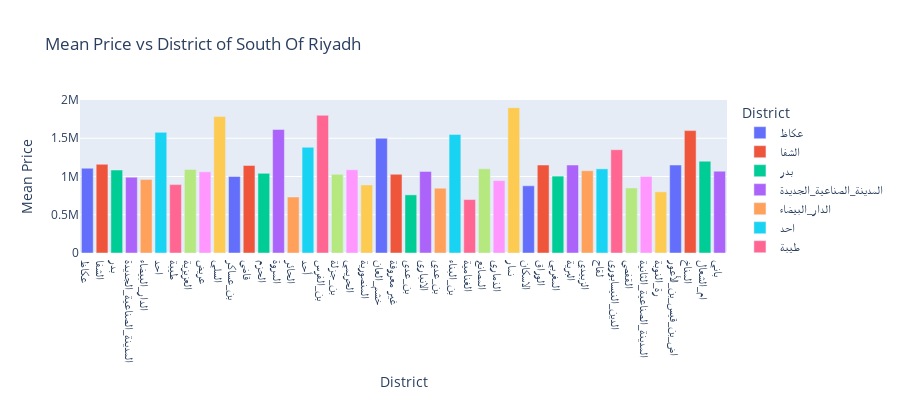

The notebook cell saved with this chart:
### Code cell
fig = px.bar(df_p, x='District', y='Mean Price',
             hover_data=['District', 'Mean Price'], color='District',
             title= 'Mean Price vs District of South Of Riyadh', height=400)
fig.show()

### Figure 1 — Plotly figure (JSON) as saved in the notebook; plotly's stock layout.template omitted (floating-point values rounded to 4 significant figures)
{"data": [{"alignmentgroup": "True", "hovertemplate": "District=%{x}<br>Mean Price=%{y}<extra></extra>", "legendgroup": "عكاظ", "marker": {"color": "#636efa", "pattern": {"shape": ""}}, "name": "عكاظ", "offsetgroup": "عكاظ", "orientation": "v", "showlegend": true, "textposition": "auto", "type": "bar", "x": ["عكاظ"], "xaxis": "x", "y": [1108000.0], "yaxis": "y"}, {"alignmentgroup": "True", "hovertemplate": "District=%{x}<br>Mean Price=%{y}<extra></extra>", "legendgroup": "الشفا", "marker": {"color": "#EF553B", "pattern": {"shape": ""}}, "name": "الشفا", "offsetgroup": "الشفا", "orientation": "v", "showlegend": true, "textposition": "auto", "type": "bar", "x": ["الشفا"], "xaxis": "x", "y": [1159000.0], "yaxis": "y"}, {"alignmentgroup": "True", "hovertemplate": "District=%{x}<br>Mean Price=%{y}<extra></extra>", "legendgroup": "بدر", "marker": {"color": "#00cc96", "pattern": {"shape": ""}}, "name": "بدر", "offsetgroup": "بدر", "orientation": "v", "showlegend": true, "textposition": "auto", "type": "bar", "x": ["بدر"], "xaxis": "x", "y": [1085000.0], "yaxis": "y"}, {"alignmentgroup": "True", "hovertemplate": "District=%{x}<br>Mean Price=%{y}<extra></extra>", "legendgroup": "المدينة_الصناعية_الجديدة", "marker": {"color": "#ab63fa", "pattern": {"shape": ""}}, "name": "المدينة_الصناعية_الجديدة", "offsetgroup": "المدينة_الصناعية_الجديدة", "orientation": "v", "showlegend": true, "textposition": "auto", "type": "bar", "x": ["المدينة_الصناعية_الجديدة"], "xaxis": "x", "y": [991700.0], "yaxis": "y"}, {"alignmentgroup": "True", "hovertemplate": "District=%{x}<br>Mean Price=%{y}<extra></extra>", "legendgroup": "الدار_البيضاء", "marker": {"color": "#FFA15A", "pattern": {"shape": ""}}, "name": "الدار_البيضاء", "offsetgroup": "الدار_البيضاء", "orientation": "v", "showlegend": true, "textposition": "auto", "type": "bar", "x": ["الدار_البيضاء"], "xaxis": "x", "y": [959900.0], "yaxis": "y"}, {"alignmentgroup": "True", "hovertemplate": "District=%{x}<br>Mean Price=%{y}<extra></extra>", "legendgroup": "احد", "marker": {"color": "#19d3f3", "pattern": {"shape": ""}}, "name": "احد", "offsetgroup": "احد", "orientation": "v", "showlegend": true, "textposition": "auto", "type": "bar", "x": ["احد"], "xaxis": "x", "y": [1577000.0], "yaxis": "y"}, {"alignmentgroup": "True", "hovertemplate": "District=%{x}<br>Mean Price=%{y}<extra></extra>", "legendgroup": "طيبة", "marker": {"color": "#FF6692", "pattern": {"shape": ""}}, "name": "طيبة", "offsetgroup": "طيبة", "orientation": "v", "showlegend": true, "textposition": "auto", "type": "bar", "x": ["طيبة"], "xaxis": "x", "y": [894100.0], "yaxis": "y"}, {"alignmentgroup": "True", "hovertemplate": "District=%{x}<br>Mean Price=%{y}<extra></extra>", "legendgroup": "العزيزية", "marker": {"color": "#B6E880", "pattern": {"shape": ""}}, "name": "العزيزية", "offsetgroup": "العزيزية", "orientation": "v", "showlegend": true, "textposition": "auto", "type": "bar", "x": ["العزيزية"], "xaxis": "x", "y": [1092000.0], "yaxis": "y"}, {"alignmentgroup": "True", "hovertemplate": "District=%{x}<br>Mean Price=%{y}<extra></extra>", "legendgroup": "عريض", "marker": {"color": "#FF97FF", "pattern": {"shape": ""}}, "name": "عريض", "offsetgroup": "عريض", "orientation": "v", "showlegend": true, "textposition": "auto", "type": "bar", "x": ["عريض"], "xaxis": "x", "y": [1062000.0], "yaxis": "y"}, {"alignmentgroup": "True", "hovertemplate": "District=%{x}<br>Mean Price=%{y}<extra></extra>", "legendgroup": "السلي", "marker": {"color": "#FECB52", "pattern": {"shape": ""}}, "name": "السلي", "offsetgroup": "السلي", "orientation": "v", "showlegend": true, "textposition": "auto", "type": "bar", "x": ["السلي"], "xaxis": "x", "y": [1783000.0], "yaxis": "y"}, {"alignmentgroup": "True", "hovertemplate": "District=%{x}<br>Mean Price=%{y}<extra></extra>", "legendgroup": "بن_عساكر", "marker": {"color": "#636efa", "pattern": {"shape": ""}}, "name": "بن_عساكر", "offsetgroup": "بن_عساكر", "orientation": "v", "showlegend": true, "textposition": "auto", "type": "bar", "x": ["بن_عساكر"], "xaxis": "x", "y": [1000100], "yaxis": "y"}, {"alignmentgroup": "True", "hovertemplate": "District=%{x}<br>Mean Price=%{y}<extra></extra>", "legendgroup": "قاضي", "marker": {"color": "#EF553B", "pattern": {"shape": ""}}, "name": "قاضي", "offsetgroup": "قاضي", "orientation": "v", "showlegend": true, "textposition": "auto", "type": "bar", "x": ["قاضي"], "xaxis": "x", "y": [1144000.0], "yaxis": "y"}, {"alignmentgroup": "True", "hovertemplate": "District=%{x}<br>Mean Price=%{y}<extra></extra>", "legendgroup": "الحزم", "marker": {"color": "#00cc96", "pattern": {"shape": ""}}, "name": "الحزم", "offsetgroup": "الحزم", "orientation": "v", "showlegend": true, "textposition": "auto", "type": "bar", "x": ["الحزم"], "xaxis": "x", "y": [1041500], "yaxis": "y"}, {"alignmentgroup": "True", "hovertemplate": "District=%{x}<br>Mean Price=%{y}<extra></extra>", "legendgroup": "المروة", "marker": {"color": "#ab63fa", "pattern": {"shape": ""}}, "name": "المروة", "offsetgroup": "المروة", "orientation": "v", "showlegend": true, "textposition": "auto", "type": "bar", "x": ["المروة"], "xaxis": "x", "y": [1614000.0], "yaxis": "y"}, {"alignmentgroup": "True", "hovertemplate": "District=%{x}<br>Mean Price=%{y}<extra></extra>", "legendgroup": "الحائر", "marker": {"color": "#FFA15A", "pattern": {"shape": ""}}, "name": "الحائر", "offsetgroup": "الحائر", "orientation": "v", "showlegend": true, "textposition": "auto", "type": "bar", "x": ["الحائر"], "xaxis": "x", "y": [732000], "yaxis": "y"}, {"alignmentgroup": "True", "hovertemplate": "District=%{x}<br>Mean Price=%{y}<extra></extra>", "legendgroup": "أحد", "marker": {"color": "#19d3f3", "pattern": {"shape": ""}}, "name": "أحد", "offsetgroup": "أحد", "orientation": "v", "showlegend": true, "textposition": "auto", "type": "bar", "x": ["أحد"], "xaxis": "x", "y": [1382000.0], "yaxis": "y"}, {"alignmentgroup": "True", "hovertemplate": "District=%{x}<br>Mean Price=%{y}<extra></extra>", "legendgroup": "بن_الفرس", "marker": {"color": "#FF6692", "pattern": {"shape": ""}}, "name": "بن_الفرس", "offsetgroup": "بن_الفرس", "orientation": "v", "showlegend": true, "textposition": "auto", "type": "bar", "x": ["بن_الفرس"], "xaxis": "x", "y": [1800000], "yaxis": "y"}, {"alignmentgroup": "True", "hovertemplate": "District=%{x}<br>Mean Price=%{y}<extra></extra>", "legendgroup": "بن_جزلة", "marker": {"color": "#B6E880", "pattern": {"shape": ""}}, "name": "بن_جزلة", "offsetgroup": "بن_جزلة", "orientation": "v", "showlegend": true, "textposition": "auto", "type": "bar", "x": ["بن_جزلة"], "xaxis": "x", "y": [1029000.0], "yaxis": "y"}, {"alignmentgroup": "True", "hovertemplate": "District=%{x}<br>Mean Price=%{y}<extra></extra>", "legendgroup": "الحريمي", "marker": {"color": "#FF97FF", "pattern": {"shape": ""}}, "name": "الحريمي", "offsetgroup": "الحريمي", "orientation": "v", "showlegend": true, "textposition": "auto", "type": "bar", "x": ["الحريمي"], "xaxis": "x", "y": [1088000], "yaxis": "y"}, {"alignmentgroup": "True", "hovertemplate": "District=%{x}<br>Mean Price=%{y}<extra></extra>", "legendgroup": "المنصورية", "marker": {"color": "#FECB52", "pattern": {"shape": ""}}, "name": "المنصورية", "offsetgroup": "المنصورية", "orientation": "v", "showlegend": true, "textposition": "auto", "type": "bar", "x": ["المنصورية"], "xaxis": "x", "y": [890500.0], "yaxis": "y"}, {"alignmentgroup": "True", "hovertemplate": "District=%{x}<br>Mean Price=%{y}<extra></extra>", "legendgroup": "خشم_العان", "marker": {"color": "#636efa", "pattern": {"shape": ""}}, "name": "خشم_العان", "offsetgroup": "خشم_العان", "orientation": "v", "showlegend": true, "textposition": "auto", "type": "bar", "x": ["خشم_العان"], "xaxis": "x", "y": [1500000], "yaxis": "y"}, {"alignmentgroup": "True", "hovertemplate": "District=%{x}<br>Mean Price=%{y}<extra></extra>", "legendgroup": "غير معروفة", "marker": {"color": "#EF553B", "pattern": {"shape": ""}}, "name": "غير معروفة", "offsetgroup": "غير معروفة", "orientation": "v", "showlegend": true, "textposition": "auto", "type": "bar", "x": ["غير معروفة"], "xaxis": "x", "y": [1029000.0], "yaxis": "y"}, {"alignmentgroup": "True", "hovertemplate": "District=%{x}<br>Mean Price=%{y}<extra></extra>", "legendgroup": "بن_عدى", "marker": {"color": "#00cc96", "pattern": {"shape": ""}}, "name": "بن_عدى", "offsetgroup": "بن_عدى", "orientation": "v", "showlegend": true, "textposition": "auto", "type": "bar", "x": ["بن_عدى"], "xaxis": "x", "y": [760000], "yaxis": "y"}, {"alignmentgroup": "True", "hovertemplate": "District=%{x}<br>Mean Price=%{y}<extra></extra>", "legendgroup": "الانباري", "marker": {"color": "#ab63fa", "pattern": {"shape": ""}}, "name": "الانباري", "offsetgroup": "الانباري", "orientation": "v", "showlegend": true, "textposition": "auto", "type": "bar", "x": ["الانباري"], "xaxis": "x", "y": [1067000.0], "yaxis": "y"}, {"alignmentgroup": "True", "hovertemplate": "District=%{x}<br>Mean Price=%{y}<extra></extra>", "legendgroup": "بن_عدي", "marker": {"color": "#FFA15A", "pattern": {"shape": ""}}, "name": "بن_عدي", "offsetgroup": "بن_عدي", "orientation": "v", "showlegend": true, "textposition": "auto", "type": "bar", "x": ["بن_عدي"], "xaxis": "x", "y": [848000], "yaxis": "y"}, {"alignmentgroup": "True", "hovertemplate": "District=%{x}<br>Mean Price=%{y}<extra></extra>", "legendgroup": "بن_البناء", "marker": {"color": "#19d3f3", "pattern": {"shape": ""}}, "name": "بن_البناء", "offsetgroup": "بن_البناء", "orientation": "v", "showlegend": true, "textposition": "auto", "type": "bar", "x": ["بن_البناء"], "xaxis": "x", "y": [1550000], "yaxis": "y"}, {"alignmentgroup": "True", "hovertemplate": "District=%{x}<br>Mean Price=%{y}<extra></extra>", "legendgroup": "الغنامية", "marker": {"color": "#FF6692", "pattern": {"shape": ""}}, "name": "الغنامية", "offsetgroup": "الغنامية", "orientation": "v", "showlegend": true, "textposition": "auto", "type": "bar", "x": ["الغنامية"], "xaxis": "x", "y": [698500.0], "yaxis": "y"}, {"alignmentgroup": "True", "hovertemplate": "District=%{x}<br>Mean Price=%{y}<extra></extra>", "legendgroup": "المصانع", "marker": {"color": "#B6E880", "pattern": {"shape": ""}}, "name": "المصانع", "offsetgroup": "المصانع", "orientation": "v", "showlegend": true, "textposition": "auto", "type": "bar", "x": ["المصانع"], "xaxis": "x", "y": [1100000], "yaxis": "y"}, {"alignmentgroup": "True", "hovertemplate": "District=%{x}<br>Mean Price=%{y}<extra></extra>", "legendgroup": "الذماري", "marker": {"color": "#FF97FF", "pattern": {"shape": ""}}, "name": "الذماري", "offsetgroup": "الذماري", "orientation": "v", "showlegend": true, "textposition": "auto", "type": "bar", "x": ["الذماري"], "xaxis": "x", "y": [946700.0], "yaxis": "y"}, {"alignmentgroup": "True", "hovertemplate": "District=%{x}<br>Mean Price=%{y}<extra></extra>", "legendgroup": "نمار", "marker": {"color": "#FECB52", "pattern": {"shape": ""}}, "name": "نمار", "offsetgroup": "نمار", "orientation": "v", "showlegend": true, "textposition": "auto", "type": "bar", "x": ["نمار"], "xaxis": "x", "y": [1900000], "yaxis": "y"}, {"alignmentgroup": "True", "hovertemplate": "District=%{x}<br>Mean Price=%{y}<extra></extra>", "legendgroup": "الاسكان", "marker": {"color": "#636efa", "pattern": {"shape": ""}}, "name": "الاسكان", "offsetgroup": "الاسكان", "orientation": "v", "showlegend": true, "textposition": "auto", "type": "bar", "x": ["الاسكان"], "xaxis": "x", "y": [878300.0], "yaxis": "y"}, {"alignmentgroup": "True", "hovertemplate": "District=%{x}<br>Mean Price=%{y}<extra></extra>", "legendgroup": "الوراق", "marker": {"color": "#EF553B", "pattern": {"shape": ""}}, "name": "الوراق", "offsetgroup": "الوراق", "orientation": "v", "showlegend": true, "textposition": "auto", "type": "bar", "x": ["الوراق"], "xaxis": "x", "y": [1150000], "yaxis": "y"}, {"alignmentgroup": "True", "hovertemplate": "District=%{x}<br>Mean Price=%{y}<extra></extra>", "legendgroup": "المغربي", "marker": {"color": "#00cc96", "pattern": {"shape": ""}}, "name": "المغربي", "offsetgroup": "المغربي", "orientation": "v", "showlegend": true, "textposition": "auto", "type": "bar", "x": ["المغربي"], "xaxis": "x", "y": [1005000], "yaxis": "y"}, {"alignmentgroup": "True", "hovertemplate": "District=%{x}<br>Mean Price=%{y}<extra></extra>", "legendgroup": "البرية", "marker": {"color": "#ab63fa", "pattern": {"shape": ""}}, "name": "البرية", "offsetgroup": "البرية", "orientation": "v", "showlegend": true, "textposition": "auto", "type": "bar", "x": ["البرية"], "xaxis": "x", "y": [1150000], "yaxis": "y"}, {"alignmentgroup": "True", "hovertemplate": "District=%{x}<br>Mean Price=%{y}<extra></extra>", "legendgroup": "الزبيدي", "marker": {"color": "#FFA15A", "pattern": {"shape": ""}}, "name": "الزبيدي", "offsetgroup": "الزبيدي", "orientation": "v", "showlegend": true, "textposition": "auto", "type": "bar", "x": ["الزبيدي"], "xaxis": "x", "y": [1075000], "yaxis": "y"}, {"alignmentgroup": "True", "hovertemplate": "District=%{x}<br>Mean Price=%{y}<extra></extra>", "legendgroup": "لقاح", "marker": {"color": "#19d3f3", "pattern": {"shape": ""}}, "name": "لقاح", "offsetgroup": "لقاح", "orientation": "v", "showlegend": true, "textposition": "auto", "type": "bar", "x": ["لقاح"], "xaxis": "x", "y": [1100000], "yaxis": "y"}, {"alignmentgroup": "True", "hovertemplate": "District=%{x}<br>Mean Price=%{y}<extra></extra>", "legendgroup": "الدين_النيسابوري", "marker": {"color": "#FF6692", "pattern": {"shape": ""}}, "name": "الدين_النيسابوري", "offsetgroup": "الدين_النيسابوري", "orientation": "v", "showlegend": true, "textposition": "auto", "type": "bar", "x": ["الدين_النيسابوري"], "xaxis": "x", "y": [1350000], "yaxis": "y"}, {"alignmentgroup": "True", "hovertemplate": "District=%{x}<br>Mean Price=%{y}<extra></extra>", "legendgroup": "القفصي", "marker": {"color": "#B6E880", "pattern": {"shape": ""}}, "name": "القفصي", "offsetgroup": "القفصي", "orientation": "v", "showlegend": true, "textposition": "auto", "type": "bar", "x": ["القفصي"], "xaxis": "x", "y": [850000], "yaxis": "y"}, {"alignmentgroup": "True", "hovertemplate": "District=%{x}<br>Mean Price=%{y}<extra></extra>", "legendgroup": "المدينة_الصناعية_الثانية", "marker": {"color": "#FF97FF", "pattern": {"shape": ""}}, "name": "المدينة_الصناعية_الثانية", "offsetgroup": "المدينة_الصناعية_الثانية", "orientation": "v", "showlegend": true, "textposition": "auto", "type": "bar", "x": ["المدينة_الصناعية_الثانية"], "xaxis": "x", "y": [1000000], "yaxis": "y"}, {"alignmentgroup": "True", "hovertemplate": "District=%{x}<br>Mean Price=%{y}<extra></extra>", "legendgroup": "رة_النوبة", "marker": {"color": "#FECB52", "pattern": {"shape": ""}}, "name": "رة_النوبة", "offsetgroup": "رة_النوبة", "orientation": "v", "showlegend": true, "textposition": "auto", "type": "bar", "x": ["رة_النوبة"], "xaxis": "x", "y": [800000], "yaxis": "y"}, {"alignmentgroup": "True", "hovertemplate": "District=%{x}<br>Mean Price=%{y}<extra></extra>", "legendgroup": "اض_بن_قيس_بن_الأعور", "marker": {"color": "#636efa", "pattern": {"shape": ""}}, "name": "اض_بن_قيس_بن_الأعور", "offsetgroup": "اض_بن_قيس_بن_الأعور", "orientation": "v", "showlegend": true, "textposition": "auto", "type": "bar", "x": ["اض_بن_قيس_بن_الأعور"], "xaxis": "x", "y": [1150000], "yaxis": "y"}, {"alignmentgroup": "True", "hovertemplate": "District=%{x}<br>Mean Price=%{y}<extra></extra>", "legendgroup": "المناخ", "marker": {"color": "#EF553B", "pattern": {"shape": ""}}, "name": "المناخ", "offsetgroup": "المناخ", "orientation": "v", "showlegend": true, "textposition": "auto", "type": "bar", "x": ["المناخ"], "xaxis": "x", "y": [1600000], "yaxis": "y"}, {"alignmentgroup": "True", "hovertemplate": "District=%{x}<br>Mean Price=%{y}<extra></extra>", "legendgroup": "ام_الشعال", "marker": {"color": "#00cc96", "pattern": {"shape": ""}}, "name": "ام_الشعال", "offsetgroup": "ام_الشعال", "orientation": "v", "showlegend": true, "textposition": "auto", "type": "bar", "x": ["ام_الشعال"], "xaxis": "x", "y": [1200000], "yaxis": "y"}, {"alignmentgroup": "True", "hovertemplate": "District=%{x}<br>Mean Price=%{y}<extra></extra>", "legendgroup": "باني", "marker": {"color": "#ab63fa", "pattern": {"shape": ""}}, "name": "باني", "offsetgroup": "باني", "orientation": "v", "showlegend": true, "textposition": "auto", "type": "bar", "x": ["باني"], "xaxis": "x", "y": [1070000], "yaxis": "y"}], "layout": {"barmode": "relative", "height": 400, "legend": {"title": {"text": "District"}, "tracegroupgap": 0}, "title": {"text": "Mean Price vs District of South Of Riyadh"}, "xaxis": {"anchor": "y", "categoryarray": ["عكاظ", "الشفا", "بدر", "المدينة_الصناعية_الجديدة", "الدار_البيضاء", "احد", "طيبة", "العزيزية", "عريض", "السلي", "بن_عساكر", "قاضي", "الحزم", "المروة", "الحائر", "أحد", "بن_الفرس", "بن_جزلة", "الحريمي", "المنصورية", "خشم_العان", "غير معروفة", "بن_عدى", "الانباري", "بن_عدي", "بن_البناء", "الغنامية", "المصانع", "الذماري", "نمار", "الاسكان", "الوراق", "المغربي", "البرية", "الزبيدي", "لقاح", "الدين_النيسابوري", "القفصي", "المدينة_الصناعية_الثانية", "رة_النوبة", "اض_بن_قيس_بن_الأعور", "المناخ", "ام_الشعال", "باني"], "categoryorder": "array", "domain": [0, 1], "title": {"text": "District"}}, "yaxis": {"anchor": "x", "domain": [0, 1], "title": {"text": "Mean Price"}}}}
